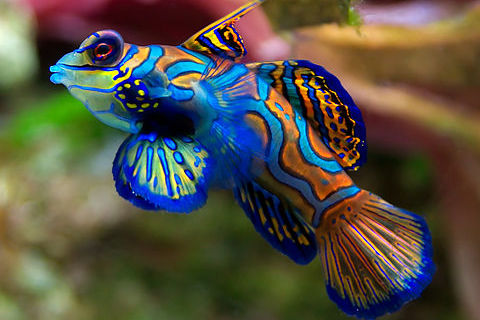
#> input picture docs/trans/fish.jpg, 480 x 320 px
$ python transform2.py
#> lines starting #> are read from the running program, lines starting #| are printed output that depends on the picture
"""rotation an image using the trackbar."""
import cv2 as cv

def trackbar(angle):
    M = cv.getRotationMatrix2D(center, angle, 1.0)
    rotated = cv.warpAffine(img, M, (w, h))
    cv.imshow('window', rotated)

img = cv.imread('fish.jpg')
#> img is the input picture: shape (320, 480, 3); mean B, G, R 68.1, 81.2, 84.6
h, w = img.shape[:2]
#> h = 320; w = 480
center = w//2, h//2
#> center = (240, 160)

cv.imshow('window', img)
cv.createTrackbar('angle', 'window', 0, 180, trackbar)
#> slider 'angle' is set to 60

cv.waitKey(0)
#> in trackbar, `rotated = cv.warpAffine(img, M, (w, h))`:
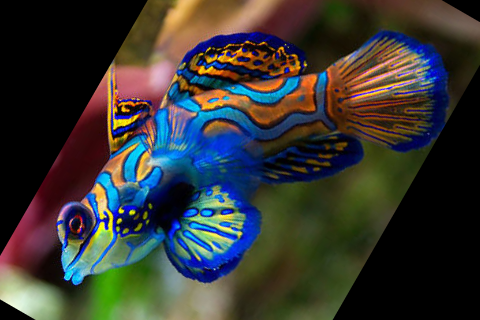
#> rotated: shape (320, 480, 3); mean B, G, R 51.3, 55.1, 54.7
cv.destroyAllWindows()

$ run again, with docs/trans/affine1.png saved as docs/trans/fish.jpg
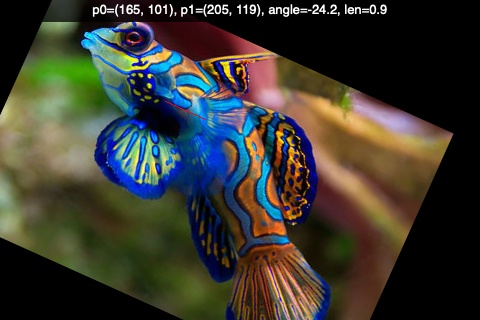
#> input picture docs/trans/affine1.png, 480 x 320 px
#> img is the input picture: shape (320, 480, 3); mean B, G, R 48.2, 57.6, 59.1
#> in trackbar, `rotated = cv.warpAffine(img, M, (w, h))`:
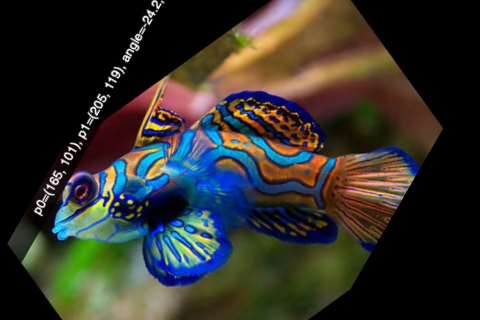
#> rotated: shape (320, 480, 3); mean B, G, R 42.6, 48.9, 50.2
